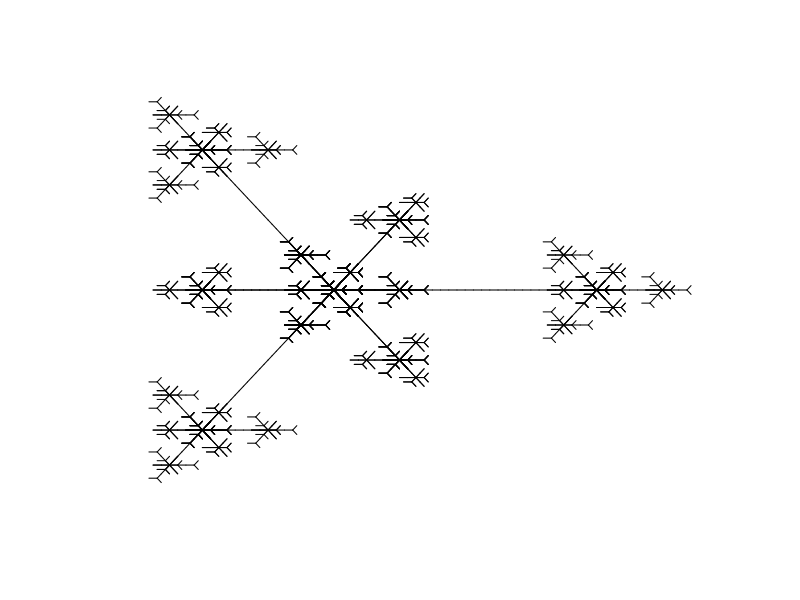

The R source for this figure:


initial_angle = 0   #In degrees, 0 is East, 90 is North (up)
line_color = "black" #You can also use "blue" or rgb(1,0.2,0.9) or hsv(1,0.5,1)
line_width = 1
bg_color = "white"
PNG_pixel_width = 300

# BELOW HERE IS CODE... PROBABLY DO NOT EDIT THIS CODE...
getstr = function(start,rules,n){
    st = start
    for(jj in 1:n){
        st2 = ""
        for(i in 1:nchar(st)){
            ch = substr(st,i,i)
            if(!is.null(rules[[ch]])){
                st2 = paste0(st2,rules[[ch]],collapse="")
            } else {
                st2 = paste0(st2,ch,collapse="")
            }
        }
        st = st2
    }
    return(st)
}
getxyc = function(string="AA+AA+AA+A+A",angle=pi/2,angle_initial=pi/2,col="blue"){
    switch = 1
    d = angle_initial
    x = 0
    y = 0
    xl = c(x)
    yl = c(y)
    cols = numeric()
    dsave = numeric()
    xsave = numeric()
    ysave = numeric()
    for(i in 1:nchar(string)){
        ch = substr(string,i,i)
        cn = as.integer(charToRaw(ch))
        if(cn>=as.integer(charToRaw("A")) && cn<=as.integer(charToRaw("L"))){
            cols = c(cols,col)
            x = x+cos(d)
            y = y+sin(d)
            xl = c(xl,x)
            yl = c(yl,y)
        }
        if(cn>=as.integer(charToRaw("M")) && cn<=as.integer(charToRaw("Z"))){
            cols = c(cols,"NA")
            x = x+cos(d)
            y = y+sin(d)
            xl = c(xl,x)
            yl = c(yl,y)
        }
        if(cn==as.integer(charToRaw("["))){
            dsave = c(dsave,d)
            xsave = c(xsave,x)
            ysave = c(ysave,y)
        }
        if(cn==as.integer(charToRaw("]"))){
            cols = c(cols,"NA")
            x = xsave[length(xsave)]
            y = ysave[length(ysave)]
            d = dsave[length(dsave)]
            if(length(xsave)>1){
                xsave = xsave[1:(length(xsave)-1)]
                ysave = ysave[1:(length(ysave)-1)]
                dsave = dsave[1:(length(dsave)-1)]
            } else {
                xsave = numeric()
                ysave = numeric()
                dsave = numeric()
            }
            xl = c(xl,x)
            yl = c(yl,y)
        }
        if(cn==as.integer(charToRaw("-"))){
            d = d-angle*switch
        }
        if(cn==as.integer(charToRaw("+"))){
            d = d+angle*switch
        }
        if(cn==as.integer(charToRaw("."))){
            switch = switch*(-1)
        }
    }
    xwid = max(xl)-min(xl)
    ywid = max(yl)-min(yl)
    xmid = (max(xl)+min(xl))/2
    ymid = (max(yl)+min(yl))/2
    wid = max(c(xwid,ywid))
    x2 = (xl-xmid)/wid*2
    y2 = (yl-ymid)/wid*2
    return(list(x2,y2,cols))
}
makeplot = function(xyc,lwd=1){
    x = xyc[[1]]
    y = xyc[[2]]
    c = xyc[[3]]
    plot(0,0,"n",xlim=c(-1,1),ylim=c(-1,1),axes=F,ann=F)
    for(i in 2:length(x)){
        lines(c(x[i-1],x[i]),c(y[i-1],y[i]),col=c[i-1],lwd=lwd)
    }
}

showrules = function(g){
    rules = g[[2]]
    pr = paste0(names(rules)," > ",rules,collapse="\n")
    return(pr)
}

g99 = list("A",
           list("A"="B[-A][+A]",
                "B"="[DA][--DA][++DA]",
                "D"="DD"),
           7,
           60)

s = getstr(g99[[1]],g99[[2]],g99[[3]])
angle = g99[[4]]
xyc = getxyc(s,angle/180*pi,angle_initial=initial_angle/180*pi,col=line_color)
makeplot(xyc,lwd=line_width)


ss = "Start:"
ss = paste0(ss," ",g99[[1]])
ss = paste0(ss,"\nrules:\n")
ss = paste0(ss,showrules(g99))
ss = paste0(ss,"\nIterations:")
ss = paste0(ss,g99[[3]])
ss = paste0(ss,"\nAngle:")
ss = paste0(ss,g99[[4]])
cat(ss)
